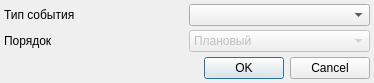
<?xml version="1.0" encoding="UTF-8"?>
<ui version="4.0">
 <class>UpdateEventTypeByEvent</class>
 <widget class="QDialog" name="UpdateEventTypeByEvent">
  <property name="geometry">
   <rect>
    <x>0</x>
    <y>0</y>
    <width>374</width>
    <height>83</height>
   </rect>
  </property>
  <property name="windowTitle">
   <string>Типы события</string>
  </property>
  <property name="sizeGripEnabled">
   <bool>false</bool>
  </property>
  <layout class="QGridLayout" name="gridLayout">
   <property name="leftMargin">
    <number>4</number>
   </property>
   <property name="topMargin">
    <number>4</number>
   </property>
   <property name="rightMargin">
    <number>4</number>
   </property>
   <property name="bottomMargin">
    <number>4</number>
   </property>
   <property name="spacing">
    <number>4</number>
   </property>
   <item row="0" column="0">
    <widget class="QLabel" name="label">
     <property name="text">
      <string>Тип события</string>
     </property>
    </widget>
   </item>
   <item row="3" column="0" colspan="2">
    <widget class="QDialogButtonBox" name="buttonBox">
     <property name="orientation">
      <enum>Qt::Horizontal</enum>
     </property>
     <property name="standardButtons">
      <set>QDialogButtonBox::Cancel|QDialogButtonBox::Ok</set>
     </property>
    </widget>
   </item>
   <item row="2" column="0">
    <spacer>
     <property name="orientation">
      <enum>Qt::Vertical</enum>
     </property>
     <property name="sizeHint" stdset="0">
      <size>
       <width>103</width>
       <height>16</height>
      </size>
     </property>
    </spacer>
   </item>
   <item row="0" column="1">
    <widget class="CRBComboBox" name="cmbEventType"/>
   </item>
   <item row="1" column="0">
    <widget class="QLabel" name="lblOrder">
     <property name="text">
      <string>Порядок</string>
     </property>
    </widget>
   </item>
   <item row="1" column="1">
    <widget class="QComboBox" name="cmbOrder">
     <property name="enabled">
      <bool>false</bool>
     </property>
     <item>
      <property name="text">
       <string>Плановый</string>
      </property>
     </item>
     <item>
      <property name="text">
       <string>Экстренный</string>
      </property>
     </item>
     <item>
      <property name="text">
       <string>Самотёком</string>
      </property>
     </item>
     <item>
      <property name="text">
       <string>Принудительный</string>
      </property>
     </item>
     <item>
      <property name="text">
       <string>Внутренний перевод</string>
      </property>
     </item>
     <item>
      <property name="text">
       <string>Неотложная</string>
      </property>
     </item>
    </widget>
   </item>
  </layout>
 </widget>
 <customwidgets>
  <customwidget>
   <class>CRBComboBox</class>
   <extends>QComboBox</extends>
   <header>library/crbcombobox.h</header>
  </customwidget>
 </customwidgets>
 <tabstops>
  <tabstop>cmbEventType</tabstop>
  <tabstop>buttonBox</tabstop>
 </tabstops>
 <resources/>
 <connections>
  <connection>
   <sender>buttonBox</sender>
   <signal>accepted()</signal>
   <receiver>UpdateEventTypeByEvent</receiver>
   <slot>accept()</slot>
   <hints>
    <hint type="sourcelabel">
     <x>158</x>
     <y>121</y>
    </hint>
    <hint type="destinationlabel">
     <x>117</x>
     <y>106</y>
    </hint>
   </hints>
  </connection>
  <connection>
   <sender>buttonBox</sender>
   <signal>rejected()</signal>
   <receiver>UpdateEventTypeByEvent</receiver>
   <slot>reject()</slot>
   <hints>
    <hint type="sourcelabel">
     <x>238</x>
     <y>99</y>
    </hint>
    <hint type="destinationlabel">
     <x>247</x>
     <y>107</y>
    </hint>
   </hints>
  </connection>
 </connections>
</ui>
